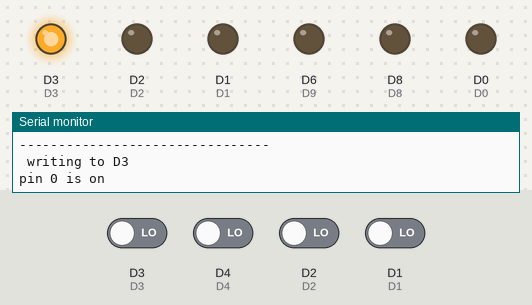
The sketch below on a simulated ESP8266 (NodeMCU). Shown: output pins drawn as LEDs (lit = HIGH), the last lines printed to the serial monitor. Inputs (shaded band) come from the test bench; at power-on: D1–4 LOW.

Above: at 0.1 s.
At 21.1 s:
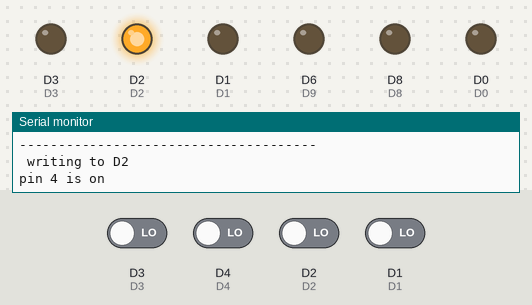
At 31.6 s:
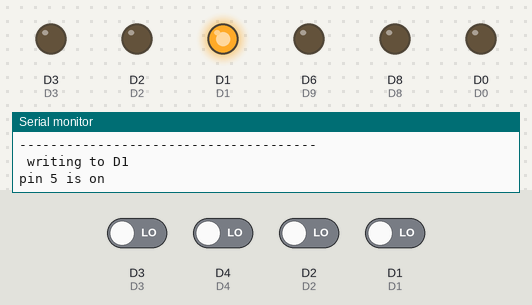
At 42.1 s:
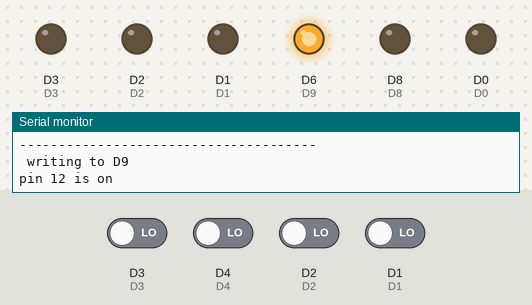
At 73.6 s:
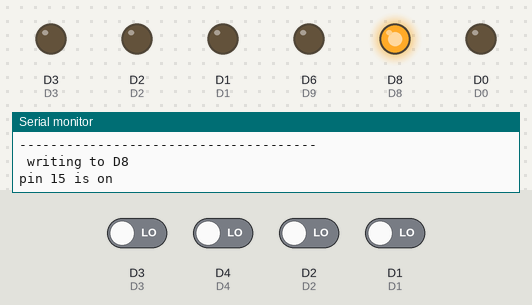
At 94.1 s:
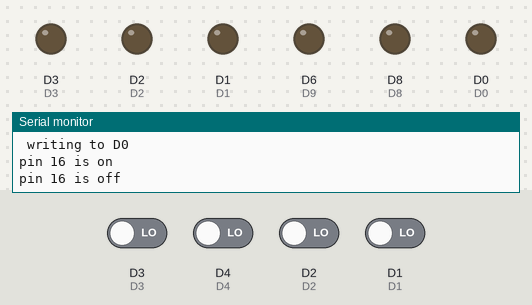
Timing chart, 0 to 95.6 s (numbered marks = the images above):
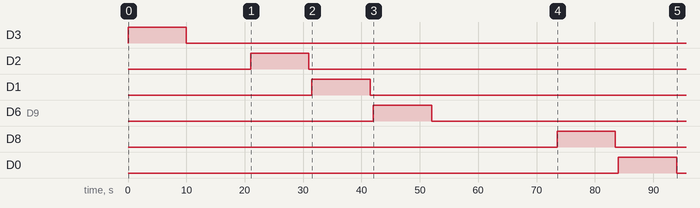

Measured:
- by itself, D3: LOW → HIGH at 0.00 s, → LOW 10.0 s later
- by itself, D2: LOW → HIGH at 21.0 s, → LOW 10.0 s later
- by itself, D1: LOW → HIGH at 31.5 s, → LOW 10.0 s later
- by itself, D6 (D9): LOW → HIGH at 42.0 s, → LOW 10.0 s later
- by itself, D8: LOW → HIGH at 73.5 s, → LOW 10.0 s later
- by itself, D0: LOW → HIGH at 84.0 s, → LOW 10.0 s later

The sketch:

ESP_GPIOS_testing.ino
```cpp
/*
 *
 * © kirolos Magdy
 *
 */

#include <ESP8266WiFi.h>
// <GPIO Definitions
# define D0 16
# define D1 5
# define D2 4
# define D3 0
# define D4 2
# define D5 14
# define D6 12
# define D7 13
# define D8 1
# define RX 3        //RX//     (D9)  //when using UART(Serial) dont' touch RX
# define TX 1        //TX//     (D10) //when using UART(Serial) dont' touch RX
# define S3 10       //S3//     (D12) //deosn't work
# define S2 9        //S2//     (D11) //deosn't work
# define CMD 11
# define CLK 6
// Pins from 1 to 12 is PWM ~ pins
// don't use s2 or s3 as a GPIO at any case ... ur hole programe will crash
//  GPIO/>

#define testMode input // make testMode  input to select input_test_mode and output to select output_test_mode //this line used only in advanced IDEs
void testOut (int pin );
void testin (int pin );

void setup ()
{  Serial.begin(115200);

  Serial.begin(115200);

}

void loop ()
{

#if testMode==output  //this line used only in advanced IDEs
Serial.println("OUTPUT testing");
Serial.println("--------------------------------");
/////////////////////////////
 pinMode(0,OUTPUT); //D3
//pinMode(1,OUTPUT); //TX
  pinMode(2,OUTPUT); //D4
//pinMode(3,OUTPUT); //RX
  pinMode(4,OUTPUT); //D2
  pinMode(5,OUTPUT); //D1
//pinMode(9,OUTPUT); //s2
//pinMode(10,OUTPUT); //s3
  pinMode(12,OUTPUT);//D9
  pinMode(13,OUTPUT);//D7
  pinMode(14,OUTPUT);//D5
  pinMode(15,OUTPUT);//D8
  pinMode(16,OUTPUT);//D0
////////////////////////////
 Serial.println(" writing to D3  ");
 testOut ( 0 );
///
 Serial.println(" writing to D4  ");
 testOut ( 2 );
///
 Serial.println(" writing to D2  ");
testOut ( 4 );
///
 Serial.println(" writing to D1  ");
 testOut ( 5 );
///
Serial.println(" writing to D9  ");
 testOut ( 12 );
///
 Serial.println(" writing to D7  ");
 testOut ( 13 );
///
 Serial.println(" writing to D5  ");
 testOut ( 14 );
///
 Serial.println(" writing to D8  ");
 testOut ( 15 );
///
 Serial.println(" writing to D0  ");
 testOut ( 16 );
#endif   //this line used only in advanced IDEs


#if testMode == input   //this line used only in advanced IDEs
 Serial.println("intput testing");
Serial.println("--------------------------------");
/////////////////////////////
 pinMode(0,INPUT); //D3
//pinMode(1,INPUT); //TX
  pinMode(2,INPUT); //D4
//pinMode(3,INPUT); //RX
  pinMode(4,INPUT); //D2
  pinMode(5,INPUT); //D1
//pinMode(9,INPUT); //s2
//pinMode(10,INPUT); //s3
  pinMode(12,INPUT);//D9
  pinMode(13,INPUT);//D7
  pinMode(14,INPUT);//D5
  pinMode(15,INPUT);//D8
  pinMode(16,INPUT);//D0
////////////////////////////
 Serial.println(" Reading from D3  ");
 testin ( 0 );
///
 Serial.println(" Reading from D4  ");
 testin ( 2 );
///
 Serial.println(" Reading from D2  ");
testin ( 4 );
///
 Serial.println(" Reading from D1  ");
 testin ( 5 );
///
Serial.println(" Reading from D9  ");
 testin ( 12 );
///
 Serial.println(" Reading from D7  ");
 testin ( 13 );
///
 Serial.println(" Reading from D5  ");
 testin ( 14 );
///
 Serial.println(" Reading from D8  ");
 testin ( 15 );
///
 Serial.println(" Reading from D0  ");
 testin ( 16 );
#endif  //this line used only in advanced IDEs not arduino IDE

//note that//
/* the pins d9,d3,d4,d7,d5 when nothing connected to them
 * its readingss usually equal 1
 * And other pins usually equal 0
 */
}


//////// GPIOs testOut Function /////////
void testOut (int pin )
{
   Serial.print("pin " );
   Serial.print(pin);
   Serial.println(" is on");
   digitalWrite(pin,1);
   delay(10000);
   Serial.print("pin " );
   Serial.print(pin);
   Serial.println(" is off");
   digitalWrite(pin,0);
   delay(500);
   Serial.println("--------------------------------------");
}
//////// GPIOs testOut Function //////


//////// GPIOs testin Function /////////
void testin (int pin )
{
  delay(500);
   int x ;
   x=digitalRead(pin);
   Serial.print("pin " );
   Serial.print(pin);
   Serial.print(" reading is : ");
   Serial.println(x);
   delay(10000);
   x=digitalRead(pin);
   Serial.print("pin " );
   Serial.print(pin);
   Serial.print(" reading is : ");
   Serial.println(x);
   Serial.println("--------------------------------------");

}
//////// GPIOs testin Function //////
```
